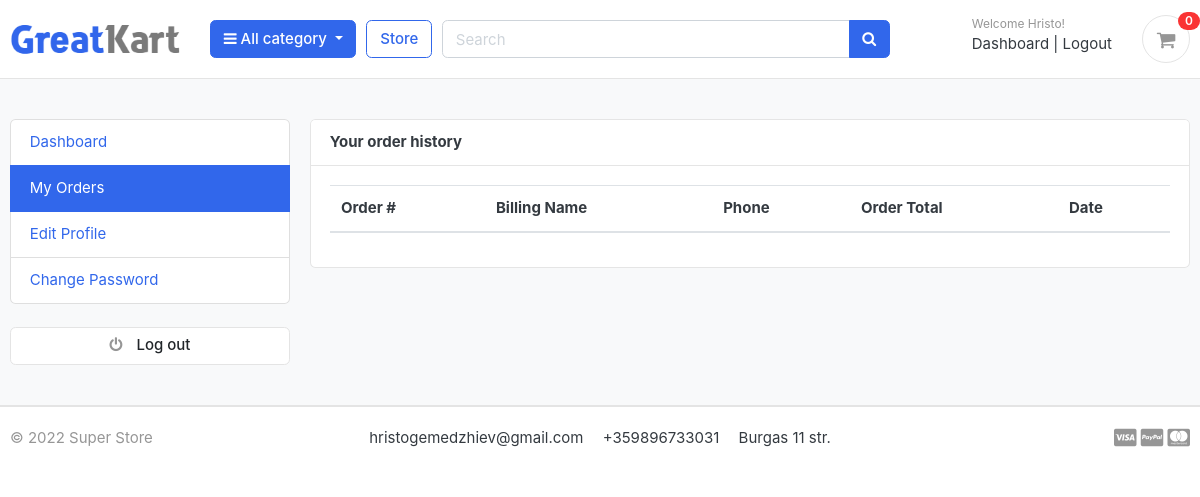
The app's page /accounts/my_orders/ (signed in), older data.
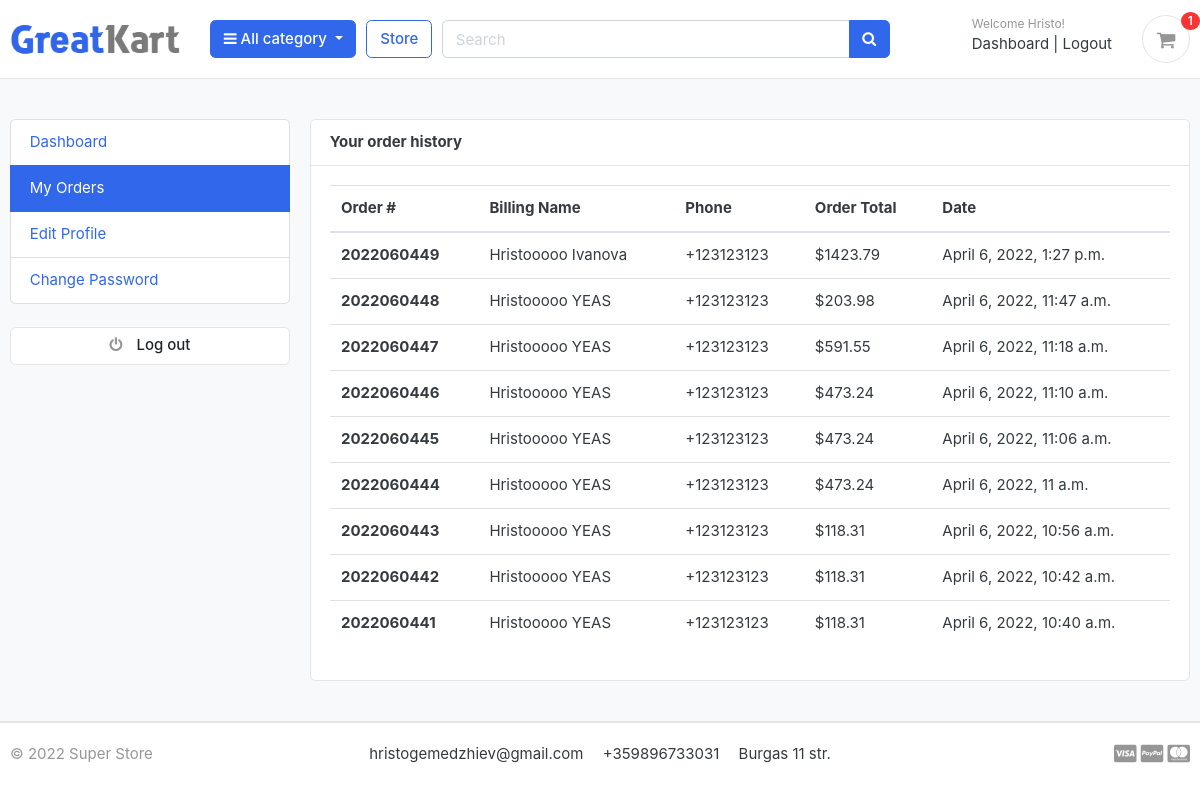
The same page, newer data.
### orders/models.py (models this page shows, shortened)
class Order(models.Model):
    STATUS = (
        ('New', 'New'),
        ('Accepted', 'Accepted'),
        ('Completed', 'Completed'),
        ('Cancelled', 'Cancelled'),
    )
    user = models.ForeignKey(Account, on_delete=models.SET_NULL, null=True)
    payment = models.ForeignKey(Payment, on_delete=models.SET_NULL, blank=True, null=True)
    order_number = models.CharField(max_length=20)
    first_name = models.CharField(max_length=50)
    last_name = models.CharField(max_length=50)
    phone = models.CharField(max_length=15)
    email = models.EmailField(max_length=50)
    address_line_1 = models.CharField(max_length=100)
    address_line_2 = models.CharField(max_length=100, blank=True)
    country = models.CharField(max_length=50)
    state = models.CharField(max_length=50)
    city = models.CharField(max_length=50)
    order_note = models.CharField(max_length=150, blank=True)
    order_total = models.FloatField()
    tax = models.FloatField()
    status = models.CharField(max_length=10, choices=STATUS, default='New')
    ip = models.CharField(max_length=20, blank=True)
    is_ordered = models.BooleanField(default=False)
    created_at = models.DateTimeField(auto_now_add=True)
    updated_at = models.DateTimeField(auto_now=True)
    def full_name(self):
        return f'{self.first_name} {self.last_name}'

### accounts/views.py (the view)
# urls.py: path('my_orders/', views.my_orders, name='my_orders'),
def my_orders(request):
    orders = Order.objects.filter(user=request.user, is_ordered=True).order_by('-created_at')
    context = {
        'orders': orders
    }
    return render(request, 'accounts/my_orders.html', context)

### carts/context_processors.py (called while the page is built)
def counter(request):
    cart_count = 0
    if 'admin' in request.path:
        return {}
    else:
        try:
            cart = Cart.objects.filter(cart_id=_cart_id(request))
            if request.user.is_authenticated:
                cart_items = Cart_item.objects.filter(user=request.user)
            else:
                cart_items = Cart_item.objects.filter(cart=cart[:1])
            for cart_item in cart_items:
                cart_count += cart_item.quantity
        except Cart.DoesNotExist:
            cart_count = 0
    return dict(cart_count=cart_count)

### carts/views.py (called while the page is built)
def _cart_id(request):
    cart_session = request.session.session_key
    if not cart_session:
        cart_session = request.session.create()
    return cart_session

### category/context_processors.py (called while the page is built)
def menu_links(request):
    links = Category.objects.all()
    return dict(links=links)

### templates/accounts/my_orders.html (shortened to what this page needs)
{% extends 'base.html' %}
{% load static %}
{% block content %}
<section class="section-conten padding-y bg">
<div class="container">
	<div class="row">
    {% include 'includes/dashboard_sidebar.html' %}
	<main class="col-md-9">
		<article class="card">
		<header class="card-header">
			<strong class="d-inline-block mr-3">Your order history</strong>
		</header>
		<div class="card-body">
			<div class="row">
                <div class="col-md-12">
                    <table class="table table-hover">
                      <thead>
                        <tr>
                          <th scope="col">Order #</th>
                          <th scope="col">Billing Name</th>
                          <th scope="col">Phone</th>
                          <th scope="col">Order Total</th>
                          <th scope="col">Date</th>
                        </tr>
                      </thead>
                      <tbody>
                      {% for order in orders %}
                        <tr>
                          <th scope="row">{{ order.order_number }}</th>
                          <td>{{ order.full_name }}</td>
                          <td>{{ order.phone }}</td>
                          <td>${{ order.order_total }}</td>
                          <td>{{ order.created_at }}</td>
                        </tr>
                      {% endfor %}
                      </tbody>
                    </table>
                </div>
			</div>
		</div>
		</article>
	</main>
</div>
</div>
</section>
{% endblock %}

### templates/includes/navbar.html (shortened to what this page needs)
{% load static %}
<header class="section-header">
<section class="header-main border-bottom">
	<div class="container">
<div class="row align-items-center">
	<div class="col-lg-2 col-md-3 col-6">
		<a href="/" class="brand-wrap">
			<img class="logo" src="{% static '/images/logo.png' %}">
		</a>
	</div>
	<div class="col-lg col-sm col-md col-6 flex-grow-0">
		<div class="category-wrap dropdown d-inline-block float-right">
			<button type="button" class="btn btn-primary dropdown-toggle" data-toggle="dropdown">
				<i class="fa fa-bars"></i> All category
			</button>
		</div>
	</div>
	<a href="{% url 'store:store' %}" class="btn btn-outline-primary">Store</a>
	<div class="col-lg  col-md-6 col-sm-12 col">
		<form action="{% url 'store:search' %}" class="search" method="GET">
			<div class="input-group w-100">
			    <input name="keyword" type="text" class="form-control" style="width:60%;" placeholder="Search">
			    <div class="input-group-append">
			      <button class="btn btn-primary" type="submit">
			        <i class="fa fa-search"></i>
			      </button>
			    </div>
		    </div>
		</form>
	</div>
	<div class="col-lg-3 col-sm-6 col-8 order-2 order-lg-3">
				<div class="d-flex justify-content-end mb-3 mb-lg-0">
                    {% if user.id is None %}
                        <div class="widget-header">
                            <small class="title text-muted">Welcome guest!</small>
                            <div>
                                <a href="{% url 'accounts:login' %}">Sign in</a> <span class="dark-transp"> | </span>
                                <a href="{% url 'accounts:register' %}"> Register</a>
                            </div>
                        </div>
                    {% else %}
                        <div class="widget-header">
                            <small class="title text-muted">Welcome {{ user.first_name }}!</small>
                            <div>
                                <a href="{% url 'accounts:dashboard' %}">Dashboard</a> <span class="dark-transp"> | </span>
                                <a href="{% url 'accounts:logout' %}"> Logout</a>
                            </div>
                        </div>
                    {% endif %}
					<a href="{% url 'carts:cart' %}" class="widget-header pl-3 ml-3">
						<div class="icon icon-sm rounded-circle border"><i class="fa fa-shopping-cart"></i></div>
						<span class="badge badge-pill badge-danger notify">{{ cart_count }}</span>
					</a>
				</div>
			</div>
</div>
	</div>
</section>
</header>

Row changes from the older to the newer data that the page shows:
added Order: order_number "2022060449", full_name "Hristooooo Ivanova", phone "+123123123", order_total "1423.79", created_at "April 6, 2022, 1:27 p.m."
added Order: order_number "2022060448", full_name "Hristooooo YEAS", phone "+123123123", order_total "203.98", created_at "April 6, 2022, 11:47 a.m."
added Order: order_number "2022060447", full_name "Hristooooo YEAS", phone "+123123123", order_total "591.55", created_at "April 6, 2022, 11:18 a.m."
added Order: order_number "2022060446", full_name "Hristooooo YEAS", phone "+123123123", order_total "473.24", created_at "April 6, 2022, 11:10 a.m."
added Order: order_number "2022060445", full_name "Hristooooo YEAS", phone "+123123123", order_total "473.24", created_at "April 6, 2022, 11:06 a.m."
added Order: order_number "2022060444", full_name "Hristooooo YEAS", phone "+123123123", order_total "473.24", created_at "April 6, 2022, 11 a.m."
added Order: order_number "2022060443", full_name "Hristooooo YEAS", phone "+123123123", order_total "118.31", created_at "April 6, 2022, 10:56 a.m."
added Order: order_number "2022060442", full_name "Hristooooo YEAS", phone "+123123123", order_total "118.31", created_at "April 6, 2022, 10:42 a.m."
added Order: order_number "2022060441", full_name "Hristooooo YEAS", phone "+123123123", order_total "118.31", created_at "April 6, 2022, 10:40 a.m."
Text that changed along with them:
{{ cart_count }}: "0" → "1"
